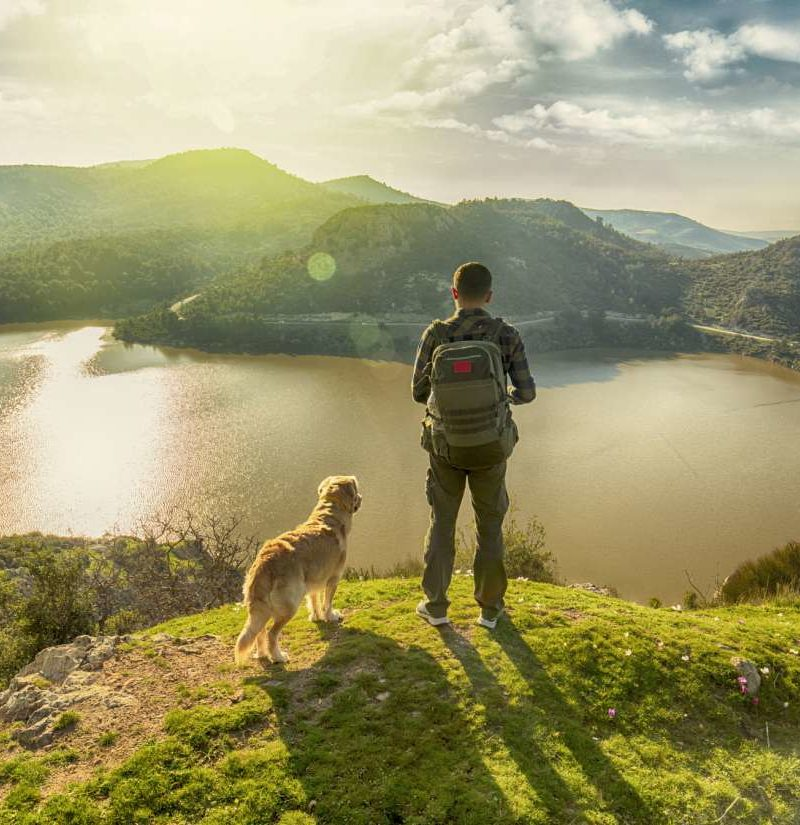
#> input picture django.core.files.storage.FileSystemStorage/image-size/325466_1100-800x825.jpg, 800 x 825 px
$ python main.py
#> lines starting #> are read from the running program, lines starting #| are printed output that depends on the picture
# [29 lines of commented-out code are left out]


from fileinput import filename
from PIL import ImageDraw, ImageFont, Image
from tkinter import filedialog, Tk

root = Tk()
root.withdraw()
filename = filedialog.askopenfilename(initialdir="/Users/SONY/Documents/DigEcom/mediaProt/media", title='Select an image')
#> the answer given: ../django.core.files.storage.FileSystemStorage/image-size/325466_1100-800x825.jpg
# print(filename)

def add_watermark(image, wm_text):
#> called with wm_text = 'MESHUTTER'
    opened_image = Image.open(image)
#> opened_image is the input picture: PIL image 800x825 RGB; mean R, G, B 156, 150.6, 107.1

    image_width, image_height =opened_image.size
#> image_width = 800; image_height = 825
    draw = ImageDraw.Draw(opened_image)
    font_size = int(image_width/8)
#> font_size = 100

    font = ImageFont.truetype('arial.ttf', font_size)

    x, y = int(image_width/2), int(image_height/2)
#> x = 400; y = 412


    draw.text((x, y), wm_text, font=font, fill='#FFFF', stroke_width=5, stroke_fill="#222", anchor='ms')

    opened_image.show()
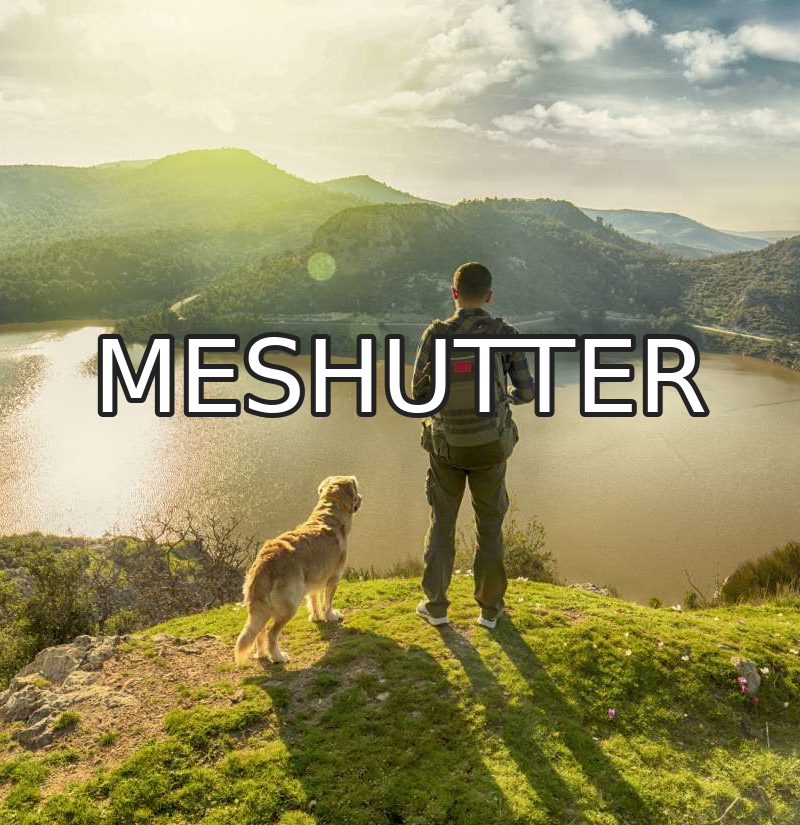
#> shown: PIL image 800x825 RGB; mean R, G, B 155.5, 150.4, 108.3


add_watermark(filename, "MESHUTTER")
